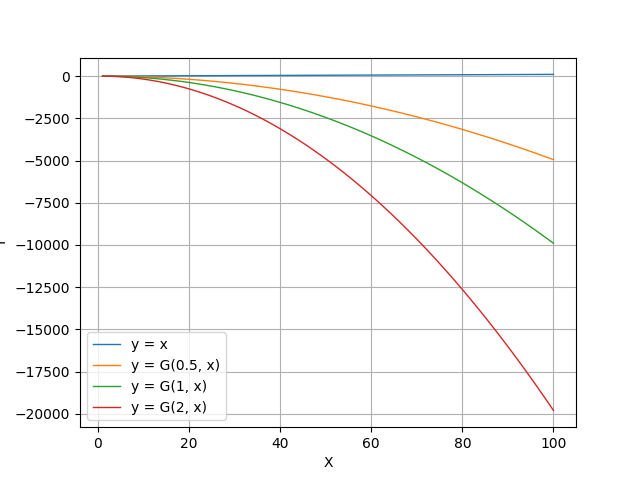

Reproduce this figure in Python.
from matplotlib import pyplot as plt
import numpy as np

x, g, r = np.loadtxt("GX.dat", delimiter = "\t", unpack = True)

part2 = list(r).index(1)
part3 = list(r).index(2)

plt.plot(x[0:part2], x[0:part2], linewidth = 1, label = "y = x")
plt.plot(x[0:part2], g[0:part2], linewidth = 1, label = "y = G(0.5, x)")
plt.plot(x[part2:part3], g[part2:part3], linewidth = 1, label = "y = G(1, x)")
plt.plot(x[part3:], g[part3:], linewidth = 1, label = "y = G(2, x)")

plt.grid()
plt.legend()
plt.xlabel("X")
plt.ylabel("Y")
plt.savefig("GX.png")
